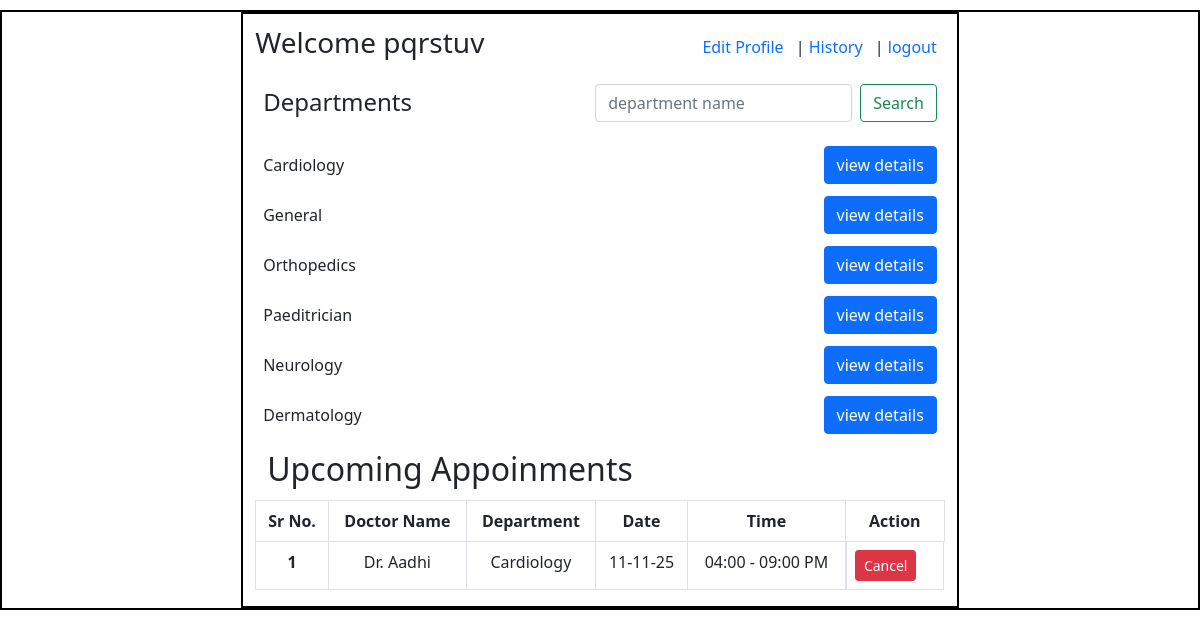
The app's page /patients_dashboard/5 (signed in) with its own data.
### application/models.py (models this page shows)
class User(db.Model):
    __tablename__='Users'
    id=db.Column(db.Integer,primary_key=True)
    username=db.Column(db.String,unique=True,nullable=False)
    email=db.Column(db.String,unique=True,nullable=False)
    password=db.Column(db.String,nullable=False)
    contact_number=db.Column(db.String(10),nullable=False)
    dob=db.Column(db.String,nullable=False)
    gender=db.Column(db.String)
    role=db.Column(db.String,nullable=False,default='patient')
    department_id=db.Column(db.Integer,db.ForeignKey('departments.id'))
    experience=db.Column(db.String,nullable=True)
    status=db.Column(db.Boolean,default=True)
    is_blacklisted=db.Column(db.Boolean,default=False)
    doctor_appointments=db.relationship('Appointment',foreign_keys='Appointment.doctor_id',backref='doctor')
    patient_appointments=db.relationship('Appointment',foreign_keys='Appointment.patient_id',backref='patient')
    patient_treatments=db.relationship('Treatment',foreign_keys='Treatment.patient_id',backref='patient')
    doctor_treatments=db.relationship('Treatment',foreign_keys='Treatment.doctor_id',backref='doctor')

class Department(db.Model):
    __tablename__='departments'
    id=db.Column(db.Integer,primary_key=True)
    name=db.Column(db.String,nullable=False,unique=True)
    description=db.Column(db.Text,nullable=True)
    doctors=db.relationship('User',backref='department')
    appointments=db.relationship('Appointment',backref='department')

class Appointment(db.Model):
    __tablename__='appointments'
    id=db.Column(db.Integer,primary_key=True)
    patient_id=db.Column(db.Integer,db.ForeignKey('Users.id'),nullable=False)
    doctor_id=db.Column(db.Integer,db.ForeignKey('Users.id'),nullable=False)
    department_id=db.Column(db.Integer,db.ForeignKey('departments.id'),nullable=False)
    date=db.Column(db.String,nullable=False)
    time=db.Column(db.String,nullable=False)
    status=db.Column(db.String,nullable=False)
    treatments=db.relationship('Treatment',backref='appointment')

### application/controllers.py (the view)
@app.route('/patients_dashboard/<int:patient_id>',methods=['GET','POST'])
def patients_dashboard(patient_id):
    this_user=User.query.get(patient_id)
    departments=Department.query.all()
    appointments=Appointment.query.filter_by(patient_id=this_user.id).all()
    treatments=Treatment.query.filter_by(patient_id=this_user.id).all()
    search=request.args.get('q','').strip()
    if search:
        departments=Department.query.filter(
            Department.name.ilike(f"%{search}%")).all()
    else:
        departments=Department.query.all()
    doctors=User.query.filter_by(role='doctor').all()
    return render_template('Patients_Dashboard.html',this_user=this_user,appointments=appointments,treatments=treatments,departments=departments,doctors=doctors,search=search)

### templates/Patients_Dashboard.html (shortened to what this page needs)
<!DOCTYPE html>
<html lang="en">
<head>
    <link rel="stylesheet" href="/static/style.css">
    <link href="https://cdn.jsdelivr.net/npm/bootstrap@5.0.2/dist/css/bootstrap.min.css" rel="stylesheet"
>
</head>
<body>
    <div id="main">
        <div id="canvas">
            <div class="headings m-2">
                <h3>Welcome {{this_user.username}}</h3>
                <div>
                    <a href="{{ url_for('editpatient_patient', patient_id=this_user.id) }}" class="text-decoration-none me-2">Edit Profile</a> |
                    <a href="{{ url_for('patient_history_patient',patient_id=this_user.id) }}" class="text-decoration-none me-2">History</a> |
                    <a href="/login" class="text-decoration-none me-2">logout</a>
                </div>
            </div>
            <div class="container mt-2">
                <div class="headings mb-3">
                    <h4 class="mb-0">Departments</h4>
                    <form class="d-flex" action="{{ url_for('patients_dashboard',patient_id=this_user.id) }}" method="get">
                        <input class="form-control me-2" type="text" name="q" placeholder="department name" aria-label="Search" value="{{ request.args.get('q','') }}">
                        <button class="btn btn-outline-success" type="submit">Search</button>
                     </form>
                </div>
                <div>
                {% for department in departments %}
                <div class="headings">
                    {{ department.name }}
                    <a href="{{ url_for('view_department', department_id=department.id, patient_id=this_user.id) }}" class="btn btn-primary">view details</a>
                </div>
                {% endfor %}
            </div>
            <div id="content">
                <h2 class="headings m-2">Upcoming Appoinments</h2>
                <div id="table">
                    <table class="table table-bordered text-center">
                        <thead>
                            <tr>
                                <th scope="col">Sr No.</th>
                                <th scope="col">Doctor Name</th>
                                <th scope="col">Department</th>
                                <th scope="col">Date</th>
                                <th scope="col">Time</th>
                                <th scope="col">Action</th>
                            </tr>
                        </thead>
                        <tbody>
                            {% for appointment in appointments %}
                            <tr>
                                <th scope="row">{{ loop.index }}</th>
                                <td>Dr. {{ appointment.doctor.username }}</td>
                                <td>{{ appointment.doctor.department.name }}</td>
                                <td>{{ appointment.date }}</td>
                                <td>{{ appointment.time }}</td>
                                <td class="d-flex gap-2">
                                    {% if appointment.status=='cancelled' %}
                                    <span class="btn btn-danger">Cancelled</span>
                                    {% else %}
                                    <a href="{{ url_for('cancel_appointment', appointment_id=appointment.id, this_user_id=this_user.id) }}" class="btn btn-danger btn-sm me-2">Cancel</a>
                                    {% endif %}
                                </td>
                            </tr>
                            {% endfor %}
                        </tbody>
                    </table>
                </div>
            </div>
        </div>
    </div>
</body>
</html>

### static/style.css (style rules this page uses)
* { margin:0px; padding:0px; box-sizing: border-box; }
#main,#canvas { border :2px solid black; margin-top: 10px; }
#canvas { border:2px solid black; width:60%; height: 800px; margin:auto; }
.headings { display:flex; justify-content:space-between; align-items:center; padding:4px; margin:4px; }

### templates/Patients_Dashboard.html (style rules this page uses)
#main,#canvas { height:auto !important; }

### records on screen
User: username "pqrstuv"
Department: name "Cardiology"
Department: name "General"
Department: name "Orthopedics"
Department: name "Paeditrician"
Department: name "Neurology"
Department: name "Dermatology"
Appointment: doctor.username "Aadhi", doctor.department.name "Cardiology", date "11-11-25", time "04:00 - 09:00 PM"
